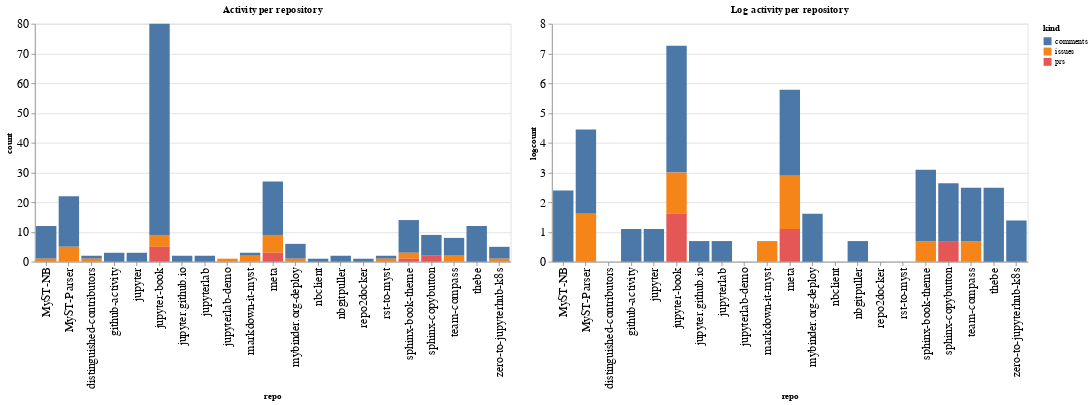

The code cell stored with this chart in its notebook:
### Code cell
ch1 = alt.Chart(repo_summaries, width=600, title="Activity per repository").mark_bar().encode(
    x='repo',
    y='count',
    color='kind',
    tooltip="kind"
)

ch2 = alt.Chart(repo_summaries, width=600, title="Log activity per repository").mark_bar().encode(
    x='repo',
    y='logcount',
    color='kind',
    tooltip="kind"
)

ch1 | ch2

### Figure 1 — Vega-Lite specification as saved in the notebook (floating-point values rounded to 4 significant figures)
{"config": {"axisLeft": {"labelFontSize": 15}, "axisBottom": {"labelFontSize": 15}}, "hconcat": [{"mark": "bar", "encoding": {"color": {"type": "nominal", "field": "kind"}, "tooltip": {"type": "nominal", "field": "kind"}, "x": {"type": "nominal", "field": "repo"}, "y": {"type": "quantitative", "field": "count"}}, "title": "Activity per repository", "width": 600}, {"mark": "bar", "encoding": {"color": {"type": "nominal", "field": "kind"}, "tooltip": {"type": "nominal", "field": "kind"}, "x": {"type": "nominal", "field": "repo"}, "y": {"type": "quantitative", "field": "logcount"}}, "title": "Log activity per repository", "width": 600}], "data": {"name": "data-930df6d337dee134c775fc0d67603ce0"}, "$schema": "https://vega.github.io/schema/vega-lite/v4.8.1.json", "datasets": {"data-930df6d337dee134c775fc0d67603ce0": [{"repo": "MyST-NB", "kind": "comments", "count": 11, "logcount": 2.398}, {"repo": "MyST-NB", "kind": "issues", "count": 1, "logcount": 0.0}, {"repo": "MyST-Parser", "kind": "comments", "count": 17, "logcount": 2.833}, {"repo": "MyST-Parser", "kind": "issues", "count": 5, "logcount": 1.609}, {"repo": "distinguished-contributors", "kind": "comments", "count": 1, "logcount": 0.0}, {"repo": "distinguished-contributors", "kind": "issues", "count": 1, "logcount": 0.0}, {"repo": "github-activity", "kind": "comments", "count": 3, "logcount": 1.099}, {"repo": "jupyter", "kind": "comments", "count": 3, "logcount": 1.099}, {"repo": "jupyter-book", "kind": "comments", "count": 71, "logcount": 4.263}, {"repo": "jupyter-book", "kind": "issues", "count": 4, "logcount": 1.386}, {"repo": "jupyter-book", "kind": "prs", "count": 5, "logcount": 1.609}, {"repo": "jupyter.github.io", "kind": "comments", "count": 2, "logcount": 0.6931}, {"repo": "jupyterlab", "kind": "comments", "count": 2, "logcount": 0.6931}, {"repo": "jupyterlab-demo", "kind": "issues", "count": 1, "logcount": 0.0}, {"repo": "markdown-it-myst", "kind": "comments", "count": 1, "logcount": 0.0}, {"repo": "markdown-it-myst", "kind": "issues", "count": 2, "logcount": 0.6931}, {"repo": "meta", "kind": "comments", "count": 18, "logcount": 2.89}, {"repo": "meta", "kind": "issues", "count": 6, "logcount": 1.792}, {"repo": "meta", "kind": "prs", "count": 3, "logcount": 1.099}, {"repo": "mybinder.org-deploy", "kind": "comments", "count": 5, "logcount": 1.609}, {"repo": "mybinder.org-deploy", "kind": "issues", "count": 1, "logcount": 0.0}, {"repo": "nbclient", "kind": "comments", "count": 1, "logcount": 0.0}, {"repo": "nbgitpuller", "kind": "comments", "count": 2, "logcount": 0.6931}, {"repo": "repo2docker", "kind": "comments", "count": 1, "logcount": 0.0}, {"repo": "rst-to-myst", "kind": "comments", "count": 1, "logcount": 0.0}, {"repo": "rst-to-myst", "kind": "issues", "count": 1, "logcount": 0.0}, {"repo": "sphinx-book-theme", "kind": "comments", "count": 11, "logcount": 2.398}, {"repo": "sphinx-book-theme", "kind": "issues", "count": 2, "logcount": 0.6931}, {"repo": "sphinx-book-theme", "kind": "prs", "count": 1, "logcount": 0.0}, {"repo": "sphinx-copybutton", "kind": "comments", "count": 7, "logcount": 1.946}, {"repo": "sphinx-copybutton", "kind": "prs", "count": 2, "logcount": 0.6931}, {"repo": "team-compass", "kind": "comments", "count": 6, "logcount": 1.792}, {"repo": "team-compass", "kind": "issues", "count": 2, "logcount": 0.6931}, {"repo": "thebe", "kind": "comments", "count": 12, "logcount": 2.485}, {"repo": "zero-to-jupyterhub-k8s", "kind": "comments", "count": 4, "logcount": 1.386}, {"repo": "zero-to-jupyterhub-k8s", "kind": "issues", "count": 1, "logcount": 0.0}]}}
